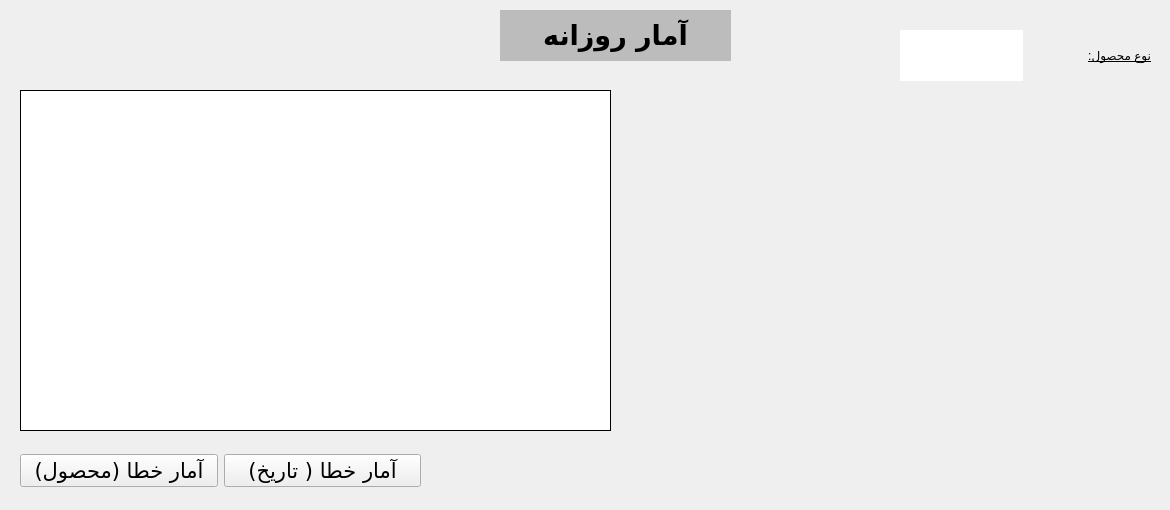
      <widget class="QWidget" name="tab_6">
       <attribute name="title">
        <string>Tab 1</string>
       </attribute>
       <widget class="PlotWidget" name="graphWidget" native="true">
        <property name="geometry">
         <rect>
          <x>20</x>
          <y>90</y>
          <width>591</width>
          <height>341</height>
         </rect>
        </property>
        <property name="styleSheet">
         <string notr="true">background-color: rgb(255, 255, 255);
border-style: outset;
border-width: 1px;
border-color: rgb(0, 0, 0);</string>
        </property>
       </widget>
       <widget class="QWidget" name="layoutWidget">
        <property name="geometry">
         <rect>
          <x>660</x>
          <y>90</y>
          <width>501</width>
          <height>341</height>
         </rect>
        </property>
        <layout class="QVBoxLayout" name="pieChartLayout"/>
       </widget>
       <widget class="QLabel" name="label_24">
        <property name="geometry">
         <rect>
          <x>500</x>
          <y>10</y>
          <width>231</width>
          <height>51</height>
         </rect>
        </property>
        <property name="font">
         <font>
          <family>B Mitra</family>
          <pointsize>20</pointsize>
          <weight>75</weight>
          <bold>true</bold>
         </font>
        </property>
        <property name="layoutDirection">
         <enum>Qt::LeftToRight</enum>
        </property>
        <property name="styleSheet">
         <string notr="true">background-color: rgb(188, 188, 188);</string>
        </property>
        <property name="text">
         <string>آمار روزانه</string>
        </property>
        <property name="alignment">
         <set>Qt::AlignCenter</set>
        </property>
       </widget>
       <widget class="QWidget" name="layoutWidget">
        <property name="geometry">
         <rect>
          <x>900</x>
          <y>30</y>
          <width>251</width>
          <height>51</height>
         </rect>
        </property>
        <layout class="QHBoxLayout" name="horizontalLayout_4">
         <item>
          <widget class="QLabel" name="productType_2">
           <property name="styleSheet">
            <string notr="true">background-color: rgb(255, 255, 255);</string>
           </property>
           <property name="text">
            <string/>
           </property>
          </widget>
         </item>
         <item>
          <widget class="QLabel" name="label">
           <property name="layoutDirection">
            <enum>Qt::RightToLeft</enum>
           </property>
           <property name="styleSheet">
            <string notr="true">color: rgb(0, 0, 0);
text-decoration: underline;
font: 16pt &quot;B Mitra&quot;;</string>
           </property>
           <property name="text">
            <string>نوع محصول:</string>
           </property>
          </widget>
         </item>
        </layout>
       </widget>
       <widget class="QWidget" name="layoutWidget">
        <property name="geometry">
         <rect>
          <x>20</x>
          <y>440</y>
          <width>401</width>
          <height>61</height>
         </rect>
        </property>
        <layout class="QHBoxLayout" name="horizontalLayout_5">
         <item>
          <widget class="QPushButton" name="erProductReporrt">
           <property name="font">
            <font>
             <family>B Mitra</family>
             <pointsize>16</pointsize>
            </font>
           </property>
           <property name="text">
            <string>آمار خطا (محصول)</string>
           </property>
          </widget>
         </item>
         <item>
          <widget class="QPushButton" name="erDateReport">
           <property name="font">
            <font>
             <family>B Mitra</family>
             <pointsize>16</pointsize>
            </font>
           </property>
           <property name="text">
            <string>آمار خطا ( تاریخ)</string>
           </property>
          </widget>
         </item>
        </layout>
       </widget>
      </widget>
